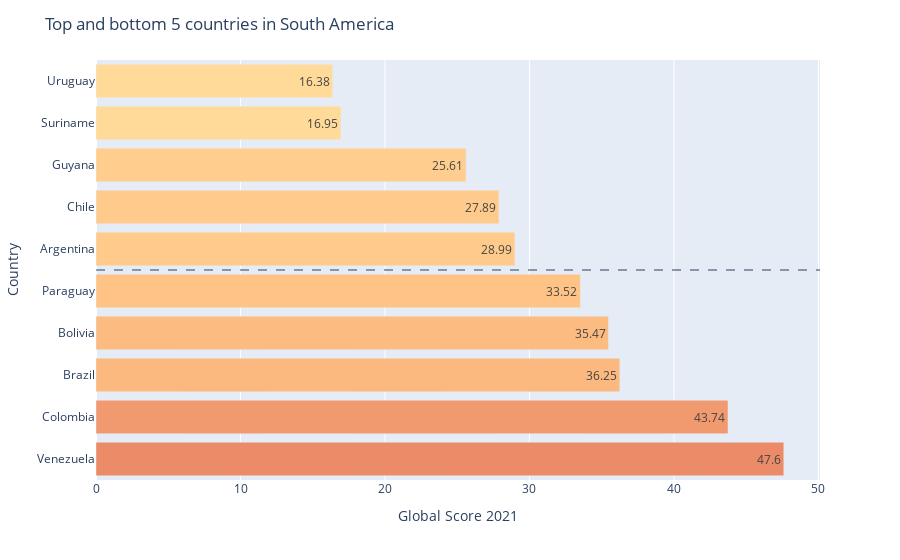

Notebook code for this chart:
### Code cell
df=combined.loc[combined['Continent_Name']=='South America',:].sort_values(by='Global Score 2021',ascending=False)

df=pd.concat([pd.DataFrame(df.head(5)),pd.DataFrame(df.tail(5))])

fig=px.bar(y=df['Country Name'],
       x=df['Global Score 2021'],
       orientation='h',
       text=df['Global Score 2021'],
       color=df['Global Score 2021'],
       color_continuous_scale=color_scale,
       range_color=[0,100])
fig.update_layout(
    title="Top and bottom 5 countries in South America",
    xaxis_title="Global Score 2021",
    yaxis_title="Country",
    coloraxis_showscale=False
)
fig.add_hline(y=4.5, line_width=1, line_dash="dash")

### Figure 1 — Plotly figure (JSON) as saved in the notebook; plotly's stock layout.template omitted (floating-point values rounded to 4 significant figures)
{"data": [{"alignmentgroup": "True", "hovertemplate": "x=%{x}<br>y=%{y}<br>text=%{text}<br>color=%{marker.color}<extra></extra>", "legendgroup": "", "marker": {"color": [47.6, 43.74, 36.25, 35.47, 33.52, 28.99, 27.89, 25.61, 16.95, 16.38], "coloraxis": "coloraxis"}, "name": "", "offsetgroup": "", "orientation": "h", "showlegend": false, "text": [47.6, 43.74, 36.25, 35.47, 33.52, 28.99, 27.89, 25.61, 16.95, 16.38], "textposition": "auto", "type": "bar", "x": [47.6, 43.74, 36.25, 35.47, 33.52, 28.99, 27.89, 25.61, 16.95, 16.38], "xaxis": "x", "y": ["Venezuela", "Colombia", "Brazil", "Bolivia", "Paraguay", "Argentina", "Chile", "Guyana", "Suriname", "Uruguay"], "yaxis": "y"}], "layout": {"barmode": "relative", "coloraxis": {"cmax": 100, "cmin": 0, "colorbar": {"title": {"text": "color"}}, "colorscale": [[0, "#fff0ad"], [0.3333, "#ffc485"], [0.6667, "#d13f3f"], [1, "#ad0034"]], "showscale": false}, "legend": {"tracegroupgap": 0}, "margin": {"t": 60}, "shapes": [{"line": {"dash": "dash", "width": 1}, "type": "line", "x0": 0, "x1": 1, "xref": "x domain", "y0": 4.5, "y1": 4.5, "yref": "y"}], "title": {"text": "Top and bottom 5 countries in South America"}, "xaxis": {"anchor": "y", "domain": [0, 1], "title": {"text": "Global Score 2021"}}, "yaxis": {"anchor": "x", "domain": [0, 1], "title": {"text": "Country"}}}}
